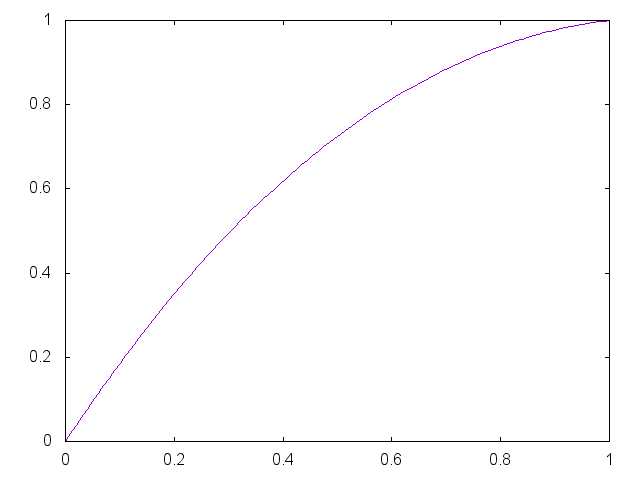

This chart was generated by the following gnuplot code:


set term png

set output "generate/static/generate/bezier-0.65-0.95.png"
plot '-' smooth bezier notitle
0 0
0.33 0.65
0.67 0.95 
1 1
e

reset;
